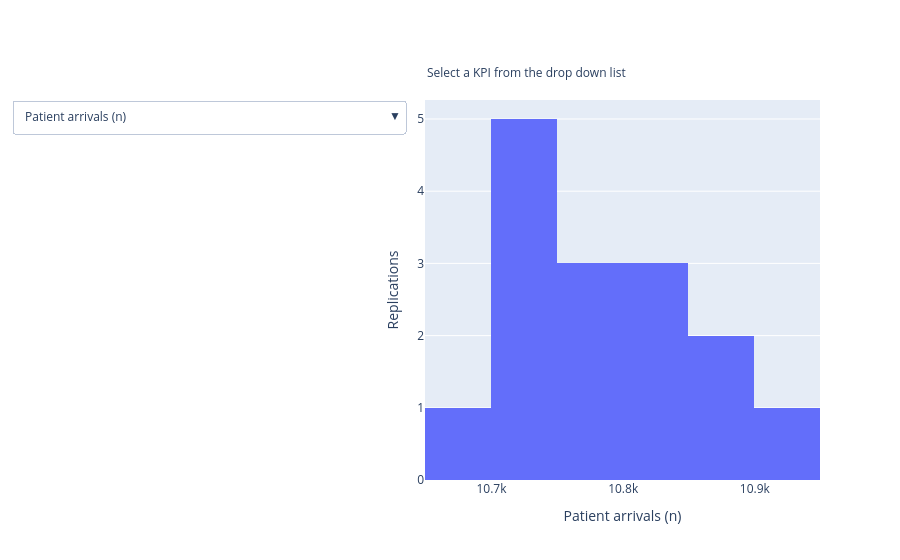

The notebook cell saved with this chart:
### Code cell
create_user_controlled_hist(
    experiment.run_results_df,
    exclude_columns=[0, 1],
    name_mappings=LABELS,
    include_instruct=True,
)

### Figure 1 — Plotly figure (JSON) as saved in the notebook; plotly's stock layout.template omitted (floating-point values rounded to 4 significant figures)
{"data": [{"type": "histogram", "x": [10790, 10787, 10827, 10800, 10748, 10788, 10747, 10719, 10836, 10742, 10854, 10724, 10854, 10693, 10917]}], "layout": {"annotations": [{"font": {"size": 12}, "showarrow": false, "text": "Select a KPI from the drop down list", "x": 0.0, "xref": "paper", "y": 1.1, "yref": "paper"}], "showlegend": false, "updatemenus": [{"buttons": [{"args": [{"x": [[10790, 10787, 10827, 10800, 10748, 10788, 10747, 10719, 10836, 10742, 10854, 10724, 10854, 10693, 10917]]}, {"xaxis": {"title": "Patient arrivals (n)"}}], "label": "Patient arrivals (n)", "method": "update"}, {"args": [{"x": [[0.5185, 0.4963, 0.4971, 0.505, 0.4747, 0.4671, 0.4526, 0.5903, 0.524, 0.4566, 0.5381, 0.3412, 0.4482, 0.3918, 0.5676]]}, {"xaxis": {"title": "Mean wait time for nurse (minutes)"}}], "label": "Mean wait time for nurse (minutes)", "method": "update"}, {"args": [{"x": [[10.04, 10.22, 9.901, 10.0, 10.01, 9.958, 9.888, 10.19, 10.13, 9.99, 9.991, 9.851, 9.878, 9.789, 10.05]]}, {"xaxis": {"title": "Mean consultation time with nurse (minutes)"}}], "label": "Mean consultation time with nurse (minutes)", "method": "update"}, {"args": [{"x": [[0.5014, 0.5107, 0.4963, 0.5001, 0.4982, 0.4974, 0.4922, 0.5055, 0.5081, 0.4969, 0.5017, 0.4892, 0.4964, 0.4848, 0.5081]]}, {"xaxis": {"title": "Mean nurse utilisation"}}], "label": "Mean nurse utilisation", "method": "update"}, {"args": [{"x": [[0.5014, 0.5107, 0.4963, 0.5001, 0.4982, 0.4974, 0.4922, 0.5055, 0.5081, 0.4969, 0.5017, 0.4892, 0.4964, 0.4848, 0.5081]]}, {"xaxis": {"title": "Time-weighted mean nurse utilisation"}}], "label": "Time-weighted mean nurse utilisation", "method": "update"}, {"args": [{"x": [[0.1295, 0.1239, 0.1246, 0.1263, 0.1181, 0.1166, 0.1126, 0.1465, 0.1314, 0.1135, 0.1352, 0.08469, 0.1126, 0.09697, 0.1434]]}, {"xaxis": {"title": "Time-weighted mean queue length for nurse (n)"}}], "label": "Time-weighted mean queue length for nurse (n)", "method": "update"}, {"args": [{"x": [[0, 0, 0, 0, 0, 0, 0, 0, 0, 0, 4, 0, 0, 0, 0]]}, {"xaxis": {"title": "Patients still unseen at end of simulation (n)"}}], "label": "Patients still unseen at end of simulation (n)", "method": "update"}, {"args": [{"x": [[null, null, null, null, null, null, null, null, null, null, 0.7426, null, null, null, null]]}, {"xaxis": {"title": "Mean wait time of patients unseen by simulation end (minutes)"}}], "label": "Mean wait time of patients unseen by simulation end (minutes)", "method": "update"}, {"args": [{"x": [[10.56, 10.72, 10.4, 10.51, 10.49, 10.42, 10.33, 10.78, 10.65, 10.44, 10.52, 10.19, 10.32, 10.18, 10.62]]}, {"xaxis": {"title": "mean_time_in_system"}}], "label": "mean_time_in_system", "method": "update"}, {"args": [{"x": [[2.637, 2.677, 2.606, 2.627, 2.609, 2.603, 2.573, 2.674, 2.672, 2.598, 2.644, 2.53, 2.594, 2.521, 2.684]]}, {"xaxis": {"title": "mean_n_in_system"}}], "label": "mean_n_in_system", "method": "update"}], "direction": "down", "showactive": true}], "xaxis": {"title": {"text": "Patient arrivals (n)"}}, "yaxis": {"title": {"text": "Replications"}}}}
